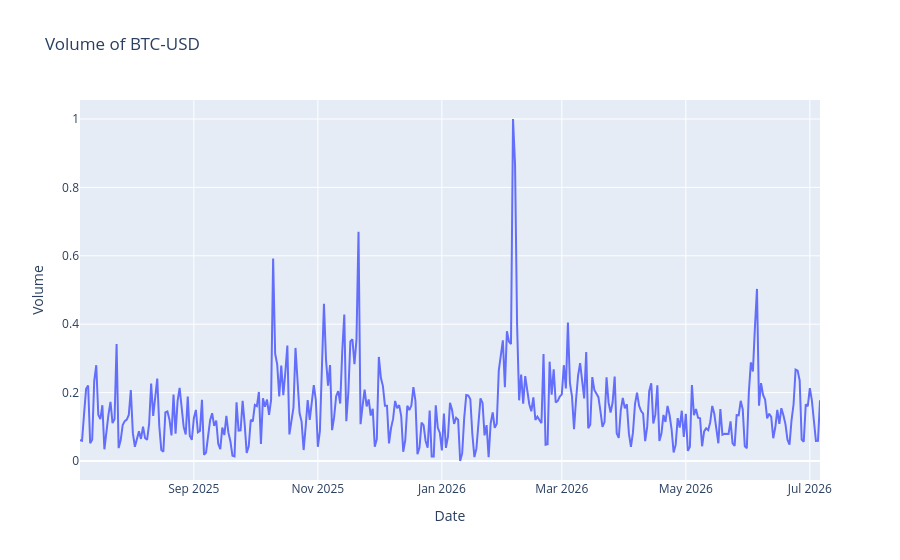

The notebook cell this image was saved under:
### Code cell
px.line(processed_data.reset_index().iloc[0:1500], y = 'Volume', 
        x = 'Date',
        title = 'Volume of BTC-USD', labels = {'Volume': 'Volume', 'Date': 'Date'})

### Figure 1 — Plotly figure (JSON) as saved in the notebook; plotly's stock layout.template omitted (floating-point values rounded to 4 significant figures; data arrays with more than 128 entries replaced by an {"elided": "..."} marker saying what was removed)
{"data": [{"hovertemplate": "Date=%{x}<br>Volume=%{y}<extra></extra>", "legendgroup": "", "line": {"color": "#636efa", "dash": "solid"}, "marker": {"symbol": "circle"}, "mode": "lines", "name": "", "orientation": "v", "showlegend": false, "type": "scatter", "x": {"elided": "365 str values"}, "xaxis": "x", "y": {"elided": "365 float values"}, "yaxis": "y"}], "layout": {"legend": {"tracegroupgap": 0}, "title": {"text": "Volume of BTC-USD"}, "xaxis": {"anchor": "y", "domain": [0, 1], "title": {"text": "Date"}}, "yaxis": {"anchor": "x", "domain": [0, 1], "title": {"text": "Volume"}}}}
